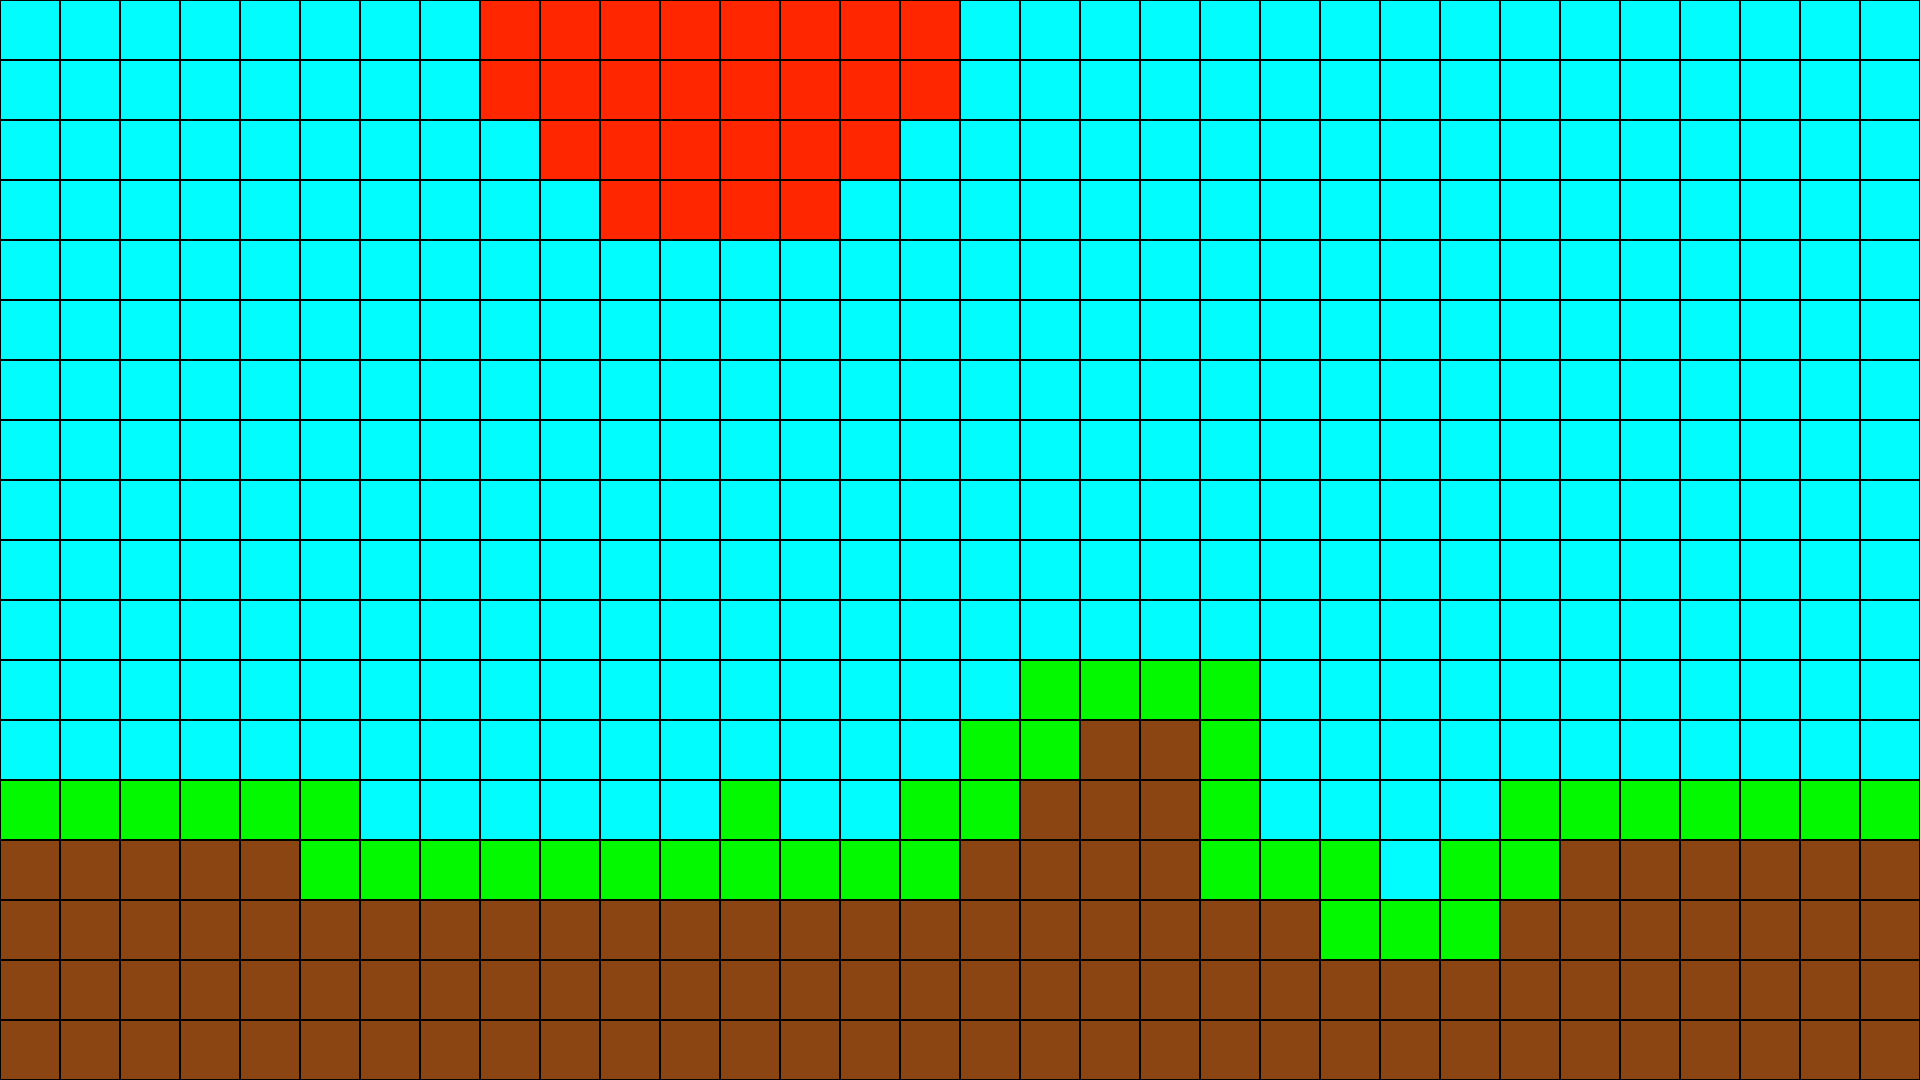

This is a level from a 2D game, rendered from its Tiled map with the project's own tilesets. A one-line summary and the map file follow, with tile-layer data summarised:
An orthogonal 32x18 tile map with 60x60 px tiles, 2 tile layers (collision, graphic).

<map version="1.2" tiledversion="1.2.2" orientation="orthogonal" renderorder="right-down" width="32" height="18" tilewidth="60" tileheight="60" infinite="0" nextlayerid="3" nextobjectid="1">
 <tileset firstgid="1" source="blackchips.tsx" />
 <layer id="2" name="collision" width="32" height="18">
  <data>[576 cells, 576 non-empty, 2 distinct tile ids]</data>
 </layer>
 <layer id="1" name="graphic" width="32" height="18">
  <data>[576 cells, 576 non-empty, 4 distinct tile ids]</data>
 </layer>
</map>